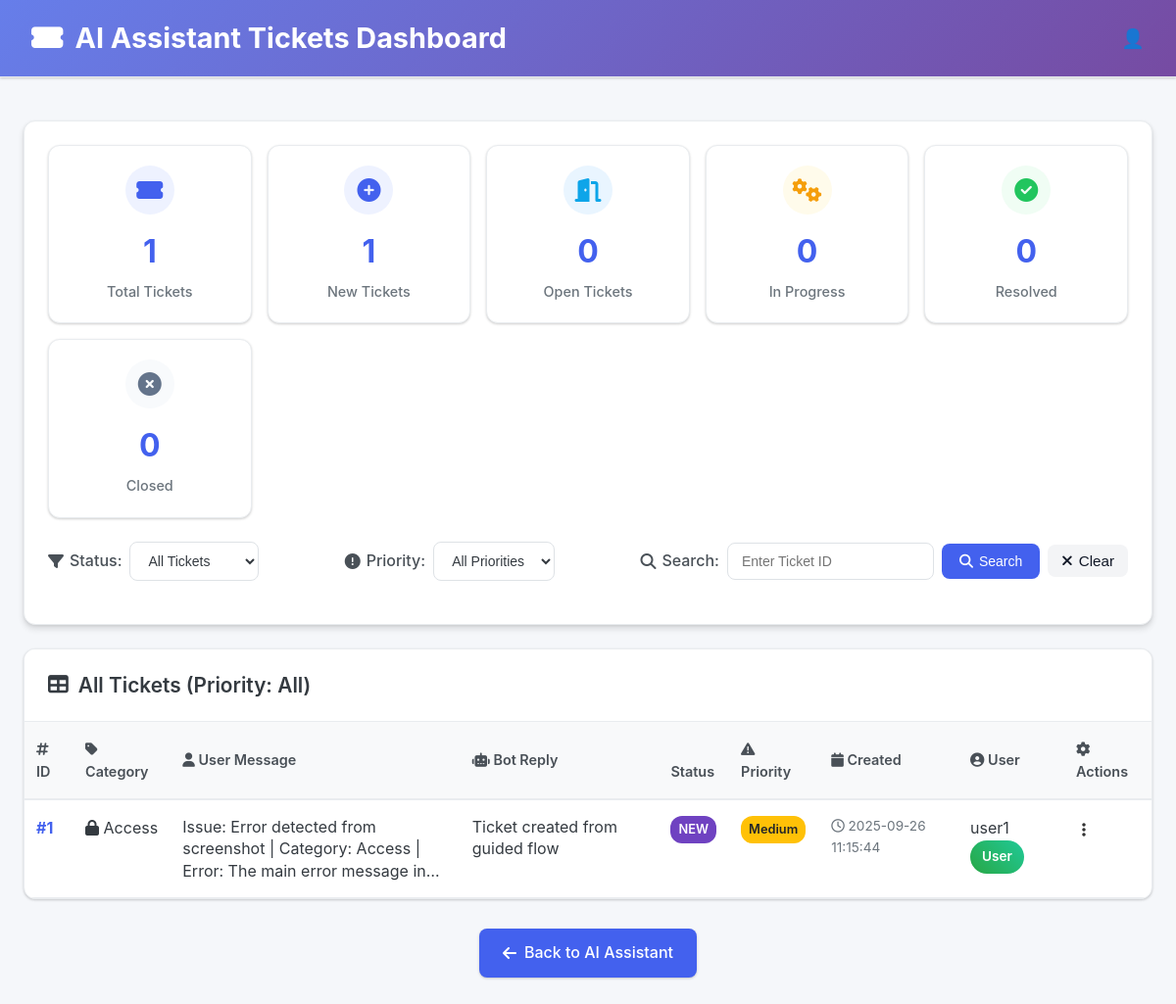
/tickets (signed in), run on the app's committed database.
### tables this page shows
CREATE TABLE tickets (
        id INTEGER PRIMARY KEY AUTOINCREMENT,
        user_id INTEGER NOT NULL,
        user_message TEXT NOT NULL,
        bot_reply TEXT,
        status TEXT DEFAULT 'New',
        ticket_type TEXT DEFAULT 'General',
        priority TEXT DEFAULT 'Medium',
        assigned_to INTEGER,  -- NEW: Staff member assigned to this ticket
        screenshot TEXT,
        created_at TIMESTAMP DEFAULT CURRENT_TIMESTAMP,
        updated_at TIMESTAMP DEFAULT CURRENT_TIMESTAMP,
        FOREIGN KEY(user_id) REFERENCES users(id),
        FOREIGN KEY(assigned_to) REFERENCES users(id)
    );

CREATE TABLE users (
        id INTEGER PRIMARY KEY AUTOINCREMENT,
        username TEXT NOT NULL UNIQUE,
        password TEXT NOT NULL,
        role TEXT NOT NULL CHECK(role IN ('User', 'Staff', 'Admin')),
        created_at TIMESTAMP DEFAULT CURRENT_TIMESTAMP
    );

### app.py (the view)
@app.route("/tickets")
@login_required
def tickets_view():
    try:
        filter_status = request.args.get("status", "All")
        filter_priority = request.args.get("priority", "All")
        filter_assigned = request.args.get("assigned", "All")
        user_id = None
        assigned_to = None
        if current_user.role == "User":
            user_id = current_user.id
        elif current_user.role == "Staff":
            assigned_to = current_user.id
        elif current_user.role == "Admin":
            if filter_assigned == "unassigned":
                assigned_to = "unassigned"
            elif filter_assigned != "All" and filter_assigned.isdigit():
                assigned_to = int(filter_assigned)
        if filter_status.lower() == "all":
            filter_status = "All"
        if filter_priority.lower() == "all":
            filter_priority = "All"
        logger.info(f"Fetching tickets for user: {current_user.username}, role: {current_user.role}, "
                    f"filter_status: {filter_status}, filter_priority: {filter_priority}, "
                    f"filter_assigned: {filter_assigned}, user_id: {user_id}, assigned_to: {assigned_to}")
        tickets = get_filtered_tickets(
            user_id=user_id,
            status=filter_status if filter_status != "All" else None,
            priority=filter_priority if filter_priority != "All" else None,
            assigned_to=assigned_to
        )
        staff_members = get_all_staff_members() if current_user.role == "Admin" else []
        logger.info(f"Retrieved {len(tickets)} tickets")
        return render_template("tickets.html",
                             tickets=tickets,
                             filter_status=filter_status,
                             filter_priority=filter_priority,
                             filter_assigned=filter_assigned,
                             staff_members=staff_members)
    except Exception as e:
        logger.error(f"Error in tickets endpoint: {e}")
        return render_template("tickets.html",
                             tickets=[],
                             filter_status="All",
                             filter_priority="All",
                             filter_assigned="All",
                             staff_members=[],
                             error=f"Error loading tickets: {str(e)}")

### templates/tickets.html (shortened to what this page needs)
<!DOCTYPE html>
<html lang="en">
<head>
    <link rel="stylesheet" href="https://cdnjs.cloudflare.com/ajax/libs/font-awesome/6.4.0/css/all.min.css">
    <link rel="stylesheet" href="{{ url_for('static', filename='tickets.css') }}">
</head>
<body>
    <header>
        <h1><i class="fas fa-ticket-alt"></i> AI Assistant Tickets Dashboard</h1>
        <div class="user-menu">
            <div class="user-icon" onclick="toggleDropdown()">👤</div>
        </div>
    </header>
    <div class="container">
        <div class="dashboard-header">
            <div class="stats">
                <div class="stat-card">
                    <div class="stat-icon">
                        <i class="fas fa-ticket-alt"></i>
                    </div>
                    <div class="stat-number">{{ tickets|length }}</div>
                    <div class="stat-label">Total Tickets</div>
                </div>
                <div class="stat-card">
                    <div class="stat-icon" style="background: #eef2ff; color: #4361ee;">
                        <i class="fas fa-plus-circle"></i>
                    </div>
                    <div class="stat-number">{% set new_count = tickets|selectattr('status', 'equalto',
                        'New')|list|length %}{{ new_count }}</div>
                    <div class="stat-label">New Tickets</div>
                </div>
                <div class="stat-card">
                    <div class="stat-icon" style="background: #e9f5ff; color: #0ea5e9;">
                        <i class="fas fa-door-open"></i>
                    </div>
                    <div class="stat-number">{% set open_count = tickets|selectattr('status', 'equalto',
                        'Open')|list|length %}{{ open_count }}</div>
                    <div class="stat-label">Open Tickets</div>
                </div>
                <div class="stat-card">
                    <div class="stat-icon" style="background: #fffbeb; color: #f59e0b;">
                        <i class="fas fa-cogs"></i>
                    </div>
                    <div class="stat-number">{% set in_progress_count = tickets|selectattr('status', 'equalto', 'In
                        Progress')|list|length %}{{ in_progress_count }}</div>
                    <div class="stat-label">In Progress</div>
                </div>
                <div class="stat-card">
                    <div class="stat-icon" style="background: #f0fdf4; color: #22c55e;">
                        <i class="fas fa-check-circle"></i>
                    </div>
                    <div class="stat-number">{% set resolved_count = tickets|selectattr('status', 'equalto',
                        'Resolved')|list|length %}{{ resolved_count }}</div>
                    <div class="stat-label">Resolved</div>
                </div>
                <div class="stat-card">
                    <div class="stat-icon" style="background: #f8fafc; color: #64748b;">
                        <i class="fas fa-times-circle"></i>
                    </div>
                    <div class="stat-number">{% set closed_count = tickets|selectattr('status', 'equalto',
                        'Closed')|list|length %}{{ closed_count }}</div>
                    <div class="stat-label">Closed</div>
                </div>
            </div>
            <div class="controls">
                <div class="control-group">
                    <label for="statusFilter"><i class="fas fa-filter"></i> Status:</label>
                    <select id="statusFilter" onchange="applyFilters()">
                        <option value="All" {% if filter_status=='All' %}selected{% endif %}>All Tickets</option>
                    </select>
                </div>
                <div class="control-group">
                    <label for="priorityFilter"><i class="fas fa-exclamation-circle"></i> Priority:</label>
                    <select id="priorityFilter" onchange="applyFilters()">
                        <option value="All" {% if filter_priority=='All' %}selected{% endif %}>All Priorities</option>
                    </select>
                </div>
                <div class="control-group">
                    <label for="searchId"><i class="fas fa-search"></i> Search:</label>
                    <input type="number" id="searchId" placeholder="Enter Ticket ID" />
                    <button onclick="searchTicket()"><i class="fas fa-search"></i> Search</button>
                    <button onclick="clearSearch()" class="btn-secondary"><i class="fas fa-times"></i> Clear</button>
                </div>
            </div>
        </div>
        <div class="table-wrapper">
            {% if tickets %}
            <div class="table-header">
                <h3><i class="fas fa-table"></i>
                    {% if filter_status == 'All' %}All Tickets{% else %}{{ filter_status }} Tickets{% endif %}
                    (Priority: {{ filter_priority }})
                </h3>
            </div>
            <table id="tickets-table">
                <thead>
                    <tr>
                        <th><i class="fas fa-hashtag"></i> ID</th>
                        <th><i class="fas fa-tag"></i> Category</th>
                        <th><i class="fas fa-user"></i> User Message</th>
                        <th><i class="fas fa-robot"></i> Bot Reply</th>
                        <th> Status</th>
                        <th><i class="fas fa-exclamation-triangle"></i> Priority</th>
                        <th><i class="fas fa-calendar"></i> Created</th>
                        <th><i class="fas fa-user-circle"></i> User</th>
                        <th><i class="fas fa-cog"></i> Actions</th>
                    </tr>
                </thead>
                <tbody>
                    {% for ticket in tickets %}
                    <tr data-ticket-id="{{ ticket.id }}">
                        <td class="ticket-id">#{{ ticket.id }}</td>
                        <td>
                            {% if current_user.role in ["Staff", "Admin"] %}
                            <select class="category-dropdown" onchange="updateCategory({{ ticket.id }}, this.value)">
                                <option value="Network" {% if ticket.ticket_type=='Network' %}selected{% endif %}>
                                    Network</option>
                                <option value="Hardware" {% if ticket.ticket_type=='Hardware' %}selected{% endif %}>
                                    Hardware</option>
                                <option value="Software" {% if ticket.ticket_type=='Software' %}selected{% endif %}>
                                    Software</option>
                                <option value="Access" {% if ticket.ticket_type=='Access' %}selected{% endif %}>Access
                                </option>
                                <option value="Security" {% if ticket.ticket_type=='Security' %}selected{% endif %}>
                                    Security</option>
                                <option value="Email/Communication" {% if ticket.ticket_type=='Email/Communication'
                                    %}selected{% endif %}>Email/Communication</option>
                                <option value="Accounts/HR" {% if ticket.ticket_type=='Accounts/HR' %}selected{% endif
                                    %}>Accounts/HR</option>
                                <option value="General" {% if ticket.ticket_type=='General' %}selected{% endif %}>
                                    General</option>
                            </select>
                            {% else %}
                            <span class="category-badge category-{{ (ticket.ticket_type or 'general')|lower }}">
                                {% if ticket.ticket_type == 'Network' %}
                                <i class="fas fa-wifi"></i> Network
                                {% elif ticket.ticket_type == 'Hardware' %}
                                <i class="fas fa-desktop"></i> Hardware
                                {% elif ticket.ticket_type == 'Software' %}
                                <i class="fas fa-cogs"></i> Software
                                {% elif ticket.ticket_type == 'Access' %}
                                <i class="fas fa-lock"></i> Access
                                {% elif ticket.ticket_type == 'Security' %}
                                <i class="fas fa-shield-alt"></i> Security
                                {% elif ticket.ticket_type == 'Email/Communication' %}
                                <i class="fas fa-envelope"></i> Email/Comm
                                {% elif ticket.ticket_type == 'Accounts/HR' %}
                                <i class="fas fa-users"></i> Accounts/HR
                                {% else %}
                                <i class="fas fa-info-circle"></i> General
                                {% endif %}
                            </span>
                            {% endif %}
                        </td>
                        <td class="message-cell">
                            <div class="message-preview">{{ ticket.user_message }}</div>
                        </td>
                        <td class="message-cell">
                            <div class="message-preview">{{ ticket.bot_reply }}</div>
                        </td>
                        <td>
                            {% if current_user.role in ["Staff", "Admin"] %}
                            <select class="status-dropdown" onchange="updateStatus({{ ticket.id }}, this.value)" {% if
                                ticket.status in ["Closed", "Cancelled"] %}disabled{% endif %}>
                                <option value="New" {% if ticket.status=='New' %}selected{% endif %}>➕ New</option>
                                <option value="Open" {% if ticket.status=='Open' %}selected{% endif %}>🔓 Open</option>
                                <option value="In Progress" {% if ticket.status=='In Progress' %}selected{% endif %}>⚙️
                                    In Progress</option>
                                <option value="Resolved" {% if ticket.status=='Resolved' %}selected{% endif %}>✅
                                    Resolved</option>
                                <option value="Closed" {% if ticket.status=='Closed' %}selected{% endif %}>❌ Closed
                                </option>
                                <option value="Cancelled" {% if ticket.status=='Cancelled' %}selected{% endif %}>🚫
                                    Cancelled</option>
                            </select>
                            {% else %}
                            <span class="status-badge status-{{ ticket.status.lower().replace(' ', '-') }}">
                                {{ ticket.status }}
                            </span>
                            {% endif %}
                        </td>
                        <td>
                            {% if current_user.role == "Admin" %}
                            <select class="priority-dropdown" onchange="updatePriority({{ ticket.id }}, this.value)">
                                <option value="Low" {% if ticket.priority=='Low' %}selected{% endif %}>⬇️ Low</option>
                                <option value="Medium" {% if ticket.priority=='Medium' %}selected{% endif %}>➖ Medium
                                </option>
                                <option value="High" {% if ticket.priority=='High' %}selected{% endif %}>⬆️ High
                                </option>
                            </select>
                            {% else %}
                            <span class="priority-badge priority-{{ ticket.priority.lower() }}">
                                {{ ticket.priority }}
                            </span>
                            {% endif %}
                        </td>
                        <td class="timestamp"><i class="far fa-clock"></i> {{ ticket.created_at or 'N/A' }}</td>
                        <td>
                            {{ ticket.username }}
                            {% if ticket.role == "Admin" %}
                            <span class="role-badge role-admin">Admin</span>
                            {% elif ticket.role == "Staff" %}
                            <span class="role-badge role-staff">Staff</span>
                            {% else %}
                            <span class="role-badge role-user">User</span>
                            {% endif %}
                        </td>
                        <td>
                            <div class="ticket-action-menu">
                                <button onclick="toggleActionMenu({{ ticket.id }})" class="action-dots-btn">
                                    <i class="fas fa-ellipsis-v"></i>
                                </button>
                            </div>
                        </td>
                    </tr>
                    {% endfor %}
                </tbody>
            </table>
            {% endif %}
        </div>
        {% if current_user.role == "User" %}
        <div class="navigation">
            <a href="/" class="nav-link">
                <i class="fas fa-arrow-left"></i> Back to AI Assistant
            </a>
        </div>
        {% endif %}
    </div>
</body>
</html>

### data on the page
tickets: id "1", ticket_type "Access" (drawn), user_message "Issue: Error detected from screenshot | Category: Access | Error: The main error message…", bot_reply "Ticket created from guided flow", status "NEW", priority "Medium", created_at "2025-09-26 11:15:44", username "user1"

### other printed values
{{ tickets|length }} "1"
{{ new_count }} "1"
{{ open_count }} "0"
{{ in_progress_count }} "0"
{{ resolved_count }} "0"
{{ closed_count }} "0"
{{ filter_priority }} "All"
